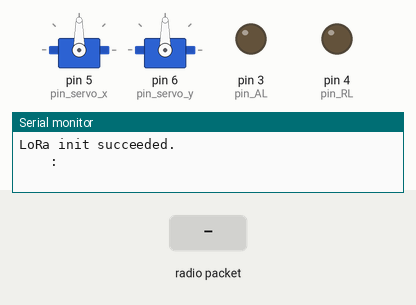
The sketch below on a simulated Arduino Uno, built with avr-gcc and run on an emulated ATmega328P. On the bench: 2 × servo, output pins drawn as LEDs (lit = HIGH), the last lines printed to the serial monitor. Inputs (shaded band) come from the test bench. No radio packets arrive unless stated.

Above: at 1.2 s.
1.3 s: radio packet "0" arrives
At 2.8 s:
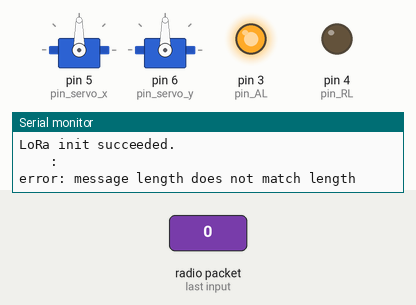
Timing chart, 0 to 4.3 s (numbered marks = the images above; inputs shaded):
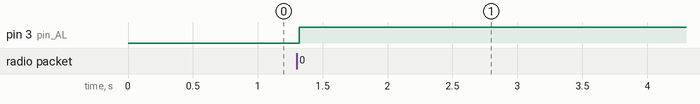

The sketch:

fire.ino
```cpp
#include <ArduinoJson.h>
#include <SPI.h>
#include <LoRa.h>
#include <Servo.h>

Servo servo_x;
Servo servo_y;

DynamicJsonDocument data(100);

long frequency = 433E6; // LoRa Frequency
int csPin = 10;         // LoRa radio chip select
int resetPin = 9;       // LoRa radio reset
int irqPin = 2;         // change for your board; must be a hardware interrupt pin

byte localAddress = 0xFF; // address of this device
byte destination = 0xBB;  // destination to send
byte msgCount = 0;        // count of outgoing messages

int pin_AL = 3;
int pin_RL = 4;
int pin_servo_x = 5;
int pin_servo_y = 6;

void setup()
{
  Serial.begin(9600);
  servo_x.attach(pin_servo_x);
  servo_y.attach(pin_servo_y);
  pinMode(pin_RL, OUTPUT);
  pinMode(pin_AL, OUTPUT);
  while (!Serial)
    ;
  LoRa.setPins(csPin, resetPin, irqPin);
  if (!LoRa.begin(frequency))
  {
    Serial.println("LoRa init failed. Check your connections.");
    while (true)
      ;
  }
  Serial.println("LoRa init succeeded.");
  ServoControl(0, 0, 0, 0);
  LoRa.onReceive(onReceive);
  LoRa.onTxDone(onTxDone);
  LoRa_rxMode();
}

void loop()
{
}

void ServoControl(int x, int y, int rl, int al)
{
  Serial.println(x + "    :   " + y);
  x = map(x, -90, 90, 0, 180);
  y = map(y, -90, 90, 0, 180);

  servo_x.write(x);
  servo_y.write(y);
  digitalWrite(pin_AL, al);
  digitalWrite(pin_RL, rl);
}

void LoRa_rxMode()
{
  LoRa.enableInvertIQ(); // active invert I and Q signals
  LoRa.receive();        // set receive mode
}

void LoRa_txMode()
{
  LoRa.idle();            // set standby mode
  LoRa.disableInvertIQ(); // normal mode
}

void LoRa_sendMessage(String message)
{
  LoRa_txMode();                // set tx mode
  LoRa.beginPacket();           // start packet
  LoRa.write(destination);      // add destination address
  LoRa.write(localAddress);     // add sender address
  LoRa.write(msgCount);         // add message ID
  LoRa.write(message.length()); // add payload length
  LoRa.print(message);          // add payload
  LoRa.endPacket(true);         // finish packet and send it
  msgCount++;
}

void onReceive(int packetSize)
{
  digitalWrite(3, 1);
  if (packetSize == 0)
    return;                          // if there's no packet, return
                                     // read packet header bytes:
  int recipient = LoRa.read();       // recipient address
  byte sender = LoRa.read();         // sender address
  byte incomingMsgId = LoRa.read();  // incoming msg ID
  byte incomingLength = LoRa.read(); // incoming msg length

  String message = "";
  while (LoRa.available())
  {
    message += (char)LoRa.read();
  }
  if (incomingLength != message.length())
  { // check length for error
    Serial.println("error: message length does not match length");
    return; // skip rest of function
  }
  if (recipient != localAddress && recipient != localAddress)
  {
    Serial.println("This message is not for me.");
    return; // skip rest of function
  }
  // Serial.println("Received from: 0x" + String(sender, HEX));
  // Serial.println("Sent to: 0x" + String(recipient, HEX));
  // Serial.println("Message ID: " + String(incomingMsgId));
  // Serial.println("Message length: " + String(incomingLength));
  // Serial.println("Message: " + message);
  // Serial.println("RSSI: " + String(LoRa.packetRssi()));
  // Serial.println("Snr: " + String(LoRa.packetSnr()));
  // Serial.println();

  DynamicJsonDocument requires(500);
  deserializeJson(requires, message);

  String S_x = requires["body"]["position"]["x"];
  String S_y = requires["body"]["position"]["y"];
  String R_l = requires["body"]["relay"];
  String A_l = requires["body"]["alarm"];

  int x = S_x.toInt();
  int y = S_y.toInt();
  int Rl = R_l.toInt();
  int Al = A_l.toInt();

  ServoControl(x, y, Rl, Al);
}

void onTxDone()
{
  Serial.println("TxDone");
  LoRa_rxMode();
}

boolean runEvery(unsigned long interval)
{
  static unsigned long previousMillis = 0;
  unsigned long currentMillis = millis();
  if (currentMillis - previousMillis >= interval)
  {
    previousMillis = currentMillis;
    return true;
  }
  return false;
}

String getValue(String data, char separator, int index)
{
  int found = 0;
  int strIndex[] = {0, -1};
  int maxIndex = data.length() - 1;
  for (int i = 0; i <= maxIndex && found <= index; i++)
  {
    if (data.charAt(i) == separator || i == maxIndex)
    {
      found++;
      strIndex[0] = strIndex[1] + 1;
      strIndex[1] = (i == maxIndex) ? i + 1 : i;
    }
  }
  return found > index ? data.substring(strIndex[0], strIndex[1]) : "";
}
```

Measured:
- after the input at 1.3 s, pin 3 (pin_AL): LOW → HIGH at once
